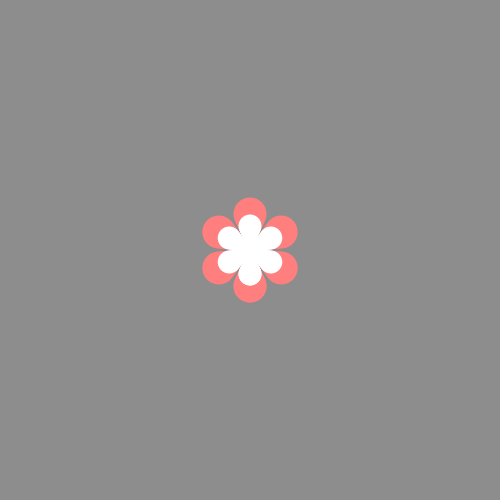
Frame 1 (no input)
Frame 60 (the mouse pressed at the canvas centre just before this capture): identical to frame 1, image omitted
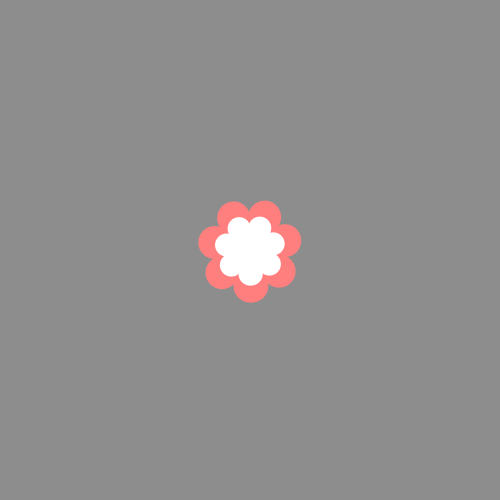
Frame 120 (the mouse held since frame 60 and released just before this capture)

The Processing sketch that drew these frames (run headless with seeded random() and noise(); from frame 60 on, the mouse is pressed at the canvas centre):

// Processing sketch: processing_68009
// ── processing_68009.pde

int num = 6;
int s = 3;

int center_x = 250;
int center_y = 250;


void setup() {
  size(500, 500);
  colorMode(HSB, 360, 100, 100);
  background(200);
  smooth();

  //noLoop();
  noStroke();
}

void draw() {
  background(200);

  for (int i = s;i>=3;i-=2) {
    fill(360 * i / s, 50, 100);
    flower(center_x, center_y, i);
    fill(360);
    flower(center_x, center_y, i-1);
  }
}
void flower(float x, float y, float s) {
  for (int j = 0 ; j <= num; j++) {
    pushMatrix();
    translate(x, y);
    rotate(radians((360/ num) * j));

    for (int i = 10; i > 0;i--) {
      ellipse(0, i*1.2*s, s*i+3, s*i+3);
    }
    popMatrix();
  }
}


void mousePressed() {
  if (mouseButton == LEFT) {
    s++;
  }
  else {
    num++;
  }
}

void keyPressed () {
  num = 6;
  s = 3;
}
